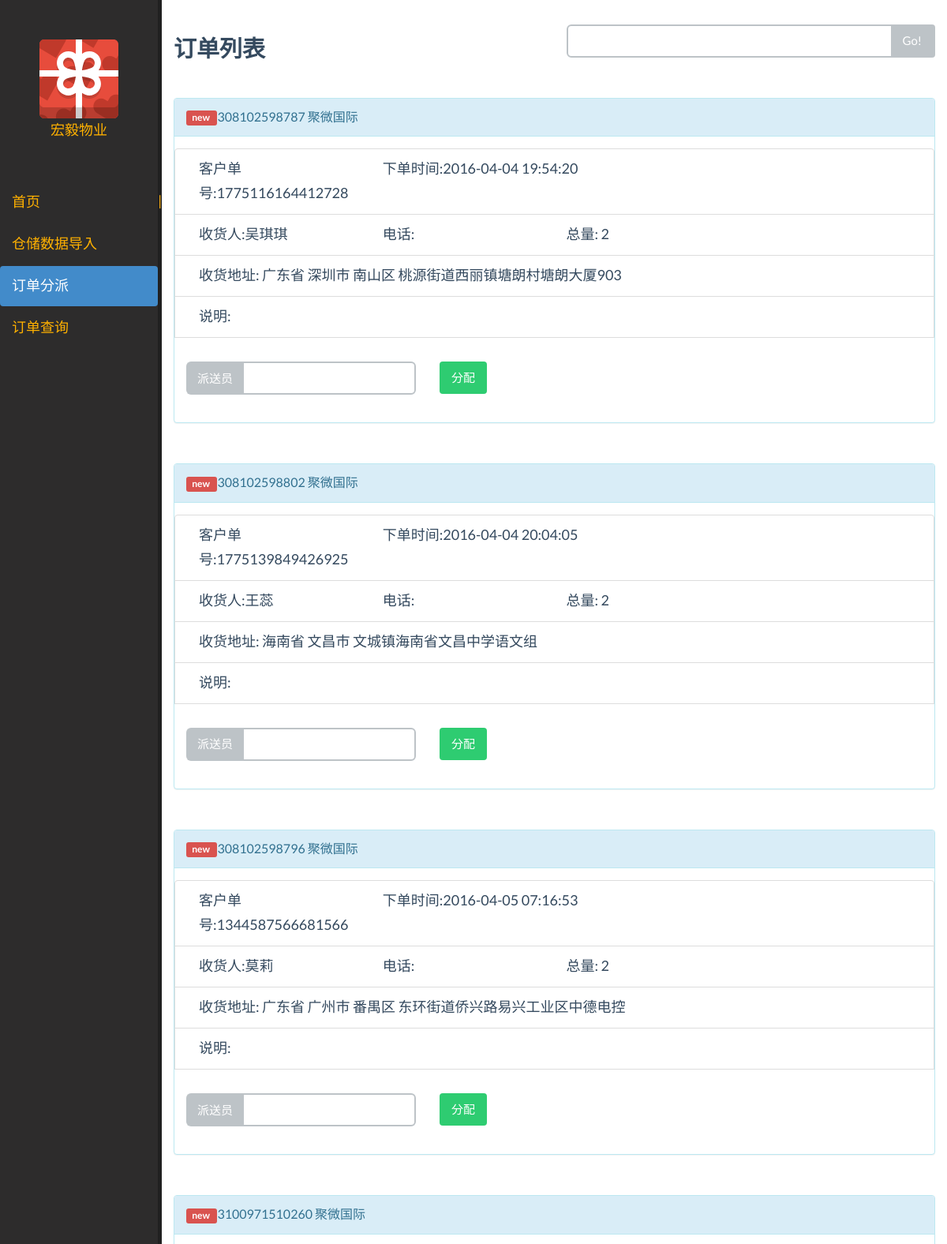
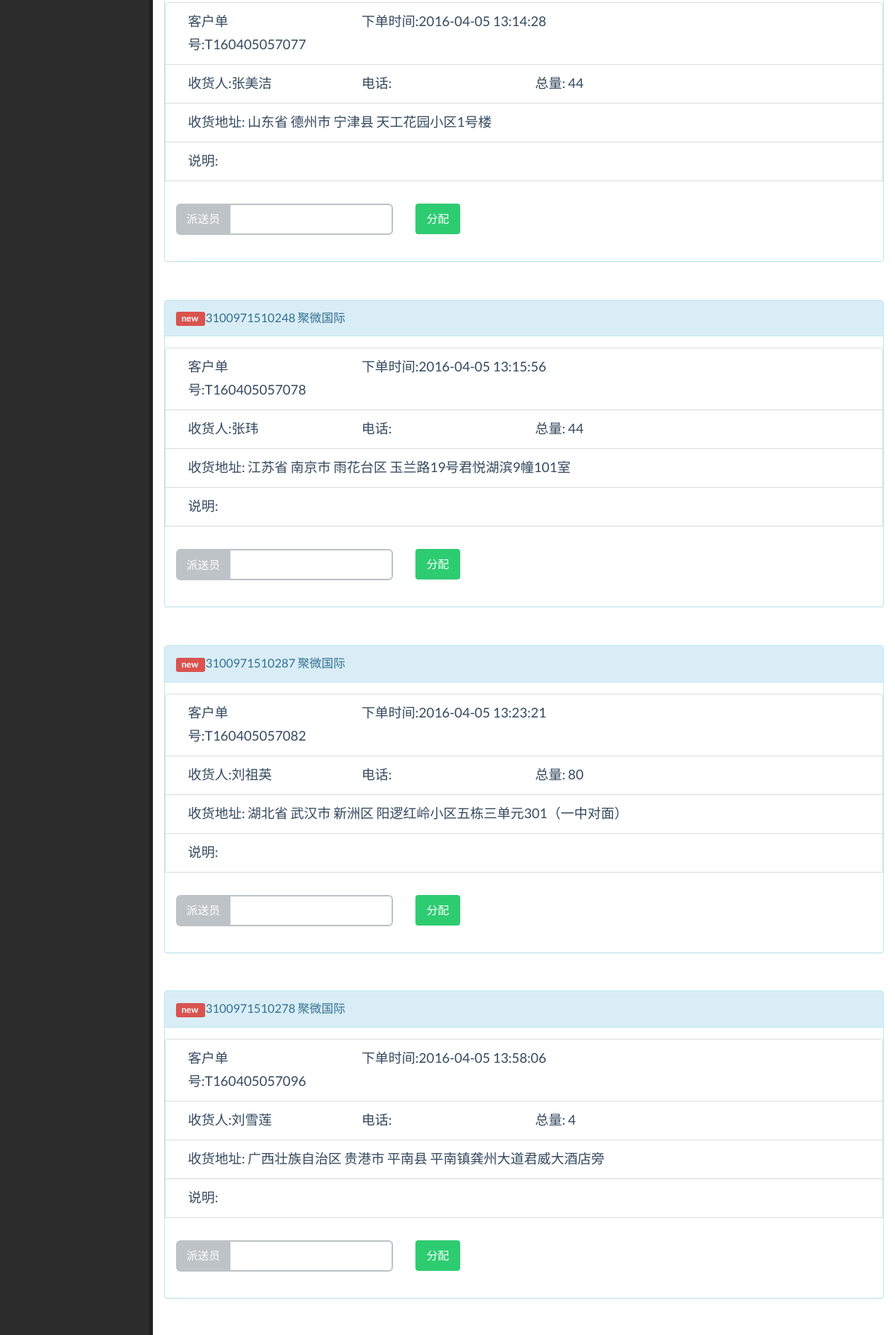
Page /order_query_page/4 (upper part) on the committed database (2 pictures, top to bottom).
### apps/data/transgodatabase.py (models this page shows, shortened)
class Order(Base):
    __tablename__ = "order"
    ID = Column(String(20), primary_key=True)
    clienter = Column(String(20), nullable=False)
    tick = Column(String(20))
    user = Column(String(6))
    addr = Column(String(128), nullable=False)
    tel = Column(String(11))
    count = Column(Integer)
    express = Column(String(10))
    time = Column(DateTime,
                  default=datetime.now)
    descript = Column(String(256))
    print_status = Column(String(5))
    cancel_status = Column(Boolean)
    status = Column(String(10), nullable=False, default="Import")
    courise = Column(Integer, ForeignKey("courise.courise_id"))

### apps/main/views.py (the view)
@main_app.route("/order_query_page/<int:page_number>")
def order_post_page(page_number):
    session = make_session()
    orders = session.query(Order)\
        .filter(Order.status != "Finish")\
        .filter(Order.courise == None)\
        .order_by(Order.time)\
        .limit(PAGE_COUNT)\
        .offset((page_number - 1) * PAGE_COUNT)
    page_num = page_number + 1
    return render_template("order_query_frame.html",
                           orders=orders,
                           num=page_num)

### apps/data/transgodatabase.py (called while the page is built)
def make_session():
    Session = sessionmaker(bind=engine)
    session = Session()
    return session

### templates/order_query_frame.html (shortened to what this page needs)
{% extends "main_frame.html" %}
{% block main_content %}
{% include "order_query.html" %}
{% endblock %}

### templates/order_query.html (shortened to what this page needs)
{% extends "main_content.html" %}
{% block main_content %}
<br/>
<div class="row">
    <div class="col-lg-6">
        <h4>订单列表</h4>
    </div>
    <div class="col-lg-6">
        <div class="input-group">
            <input class="form-control" name="" type="text" value=""/>
            <span class="input-group-btn">
                <button class="btn btn-default" type="button">
                    Go!
                </button>
            </span>
        </div>
    </div>
</div>
<br/>
{% for order in orders %}
<div class="panel panel-info">
    <div class="panel-heading">
        <div class="panel-title">
            {% if not order.courise %}
            <div class="label label-danger"> new </div>
            {% endif %}
            {{ order.ID }} {{order.clienter}}
        </div>
    </div>
    <div class="panel-body">
        <div class="list-group">
            <div class="row list-group-item">
                <div class="col-xs-3">客户单号:{{order.tick}}</div>
                <div class="col-xs-6">下单时间:{{order.time}}</div>
            </div>
            <div class="row list-group-item">
                <div class="col-xs-3">收货人:{{order.user}}</div>
                <div class="col-xs-3">电话: {{order.tel}}</div>
                <div class="col-xs-3">总量: {{order.count}}</div>
            </div>
            <div class="row list-group-item">
                <div class="col-xs-12">
                    <span>收货地址:</span>
                    <span>{{order.addr}}</span>
                </div>
            </div>
            <div class="row list-group-item">
                <div class="col-xs-12">
                    <span>说明:</span>
                </div>
            </div>
            <br/>
            {% if order.courise %}
            <div class="row">
                <div class="col-md-4">
                    <div class="input-group">
                        <sapn class="input-group-addon">派送员</sapn>
                        <input type="text" class="form-control" value="{{order.courise}}" readonly/>
                    </div>
                </div>
            </div>
            {% else %}
            <div class="row">
                <div class="col-md-4">
                    <div class="input-group">
                        <sapn class="input-group-addon">派送员</sapn>
                        <input type="text" id="{{order.ID}}_post" class="form-control">
                    </div>
                </div>
                <span class="col-md-1">
                    <input type="button" class="btn btn-success" data-id="{{order.ID}}" value="分配" onclick=javascript:post_order("{{order.ID}}")></input>
                </span>
            </div>
            {% endif %}
        </div>
    </div>
</div>
<br/>
{% endfor %}
{% endblock %}

### rows in the picture
Order: shows "new", ID "308102598787", clienter "聚微国际", tick "1775116164412728", time "2016-04-04 19:54:20", user "吴琪琪", count "2", addr "广东省 深圳市 南山区 桃源街道西丽镇塘朗村塘朗大厦903"
Order: shows "new", ID "308102598802", clienter "聚微国际", tick "1775139849426925", time "2016-04-04 20:04:05", user "王蕊", count "2", addr "海南省 文昌市 文城镇海南省文昌中学语文组"
Order: shows "new", ID "308102598796", clienter "聚微国际", tick "1344587566681566", time "2016-04-05 07:16:53", user "莫莉", count "2", addr "广东省 广州市 番禺区 东环街道侨兴路易兴工业区中德电控"
Order: shows "new", ID "3100971510260", clienter "聚微国际", tick "T160405057077", time "2016-04-05 13:14:28", user "张美洁", count "44", addr "山东省 德州市 宁津县 天工花园小区1号楼"
Order: shows "new", ID "3100971510248", clienter "聚微国际", tick "T160405057078", time "2016-04-05 13:15:56", user "张玮", count "44", addr "江苏省 南京市 雨花台区 玉兰路19号君悦湖滨9幢101室"
Order: shows "new", ID "3100971510287", clienter "聚微国际", tick "T160405057082", time "2016-04-05 13:23:21", user "刘祖英", count "80", addr "湖北省 武汉市 新洲区 阳逻红岭小区五栋三单元301（一中对面）"
Order: shows "new", ID "3100971510278", clienter "聚微国际", tick "T160405057096", time "2016-04-05 13:58:06", user "刘雪莲", count "4", addr "广西壮族自治区 贵港市 平南县 平南镇龚州大道君威大酒店旁"
